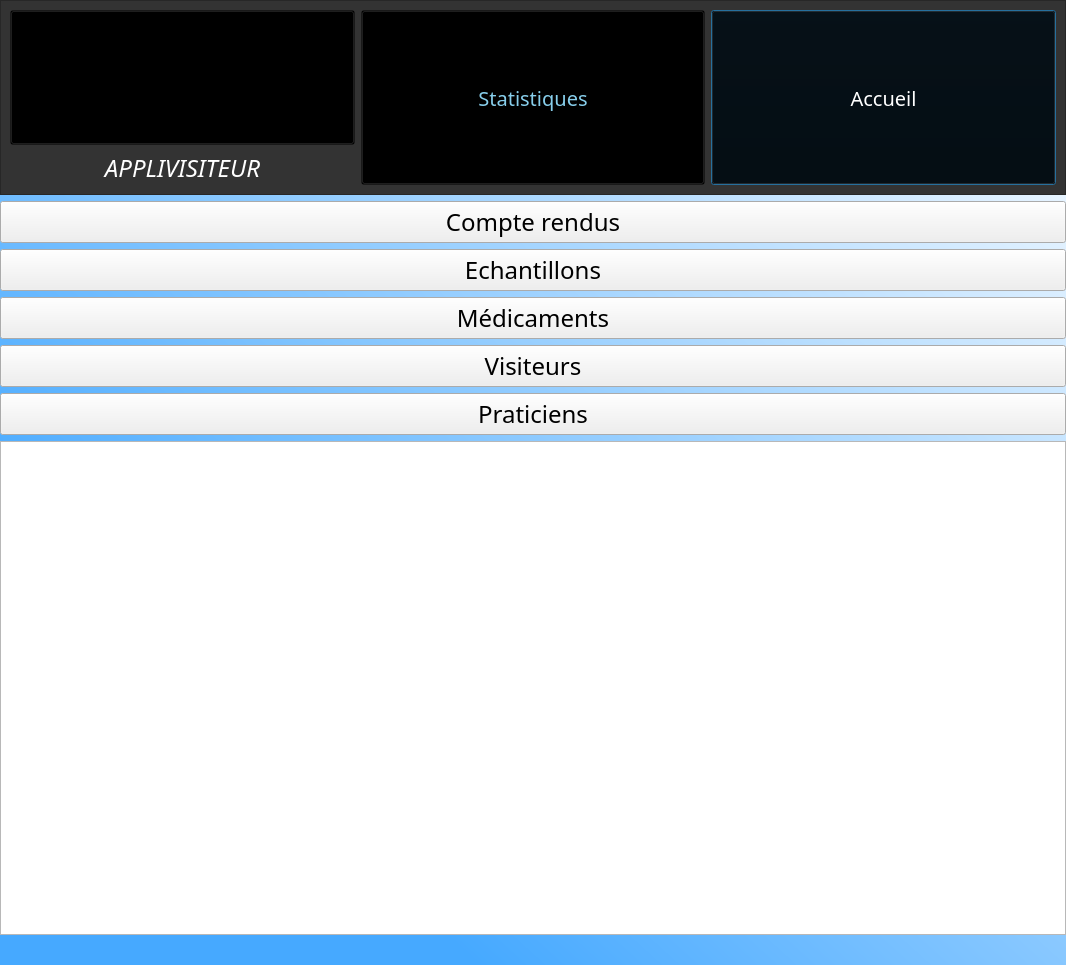
<?xml version="1.0" encoding="UTF-8"?>
<ui version="4.0">
 <class>Dialog</class>
 <widget class="QDialog" name="Dialog">
  <property name="geometry">
   <rect>
    <x>0</x>
    <y>0</y>
    <width>1066</width>
    <height>965</height>
   </rect>
  </property>
  <property name="windowTitle">
   <string>Dialog</string>
  </property>
  <property name="styleSheet">
   <string notr="true">*{
font-family: century gothic;
font-size: 24px;
}

QDialog
{
background-color: qlineargradient(spread:pad, x1:0.221, y1:0.772909, x2:1, y2:0, stop:0 rgba(70, 169, 255, 255), stop:1 rgba(255, 255, 255, 255))
}

#NavBar
{
background-color: #333;
}

QLabel
{
color:white;
background: transparent;
font-family: Lemon Milk;
font-style: italic;
}

#AccueilBouton
{
background: transparent;
color: white;
font-style: normal;
font-size: 20px;
font-family: Lemon Milk;
}

#Logo
{
background: transparent;
}

#SaisieRapportBouton
{
background: transparent;
color: skyblue;
font-style: normal;
font-size: 20px;
font-family: Lemon Milk;
}

#selectionPraticiens{
background: white;
color: black;
border-radius: 10px;
}

#dateRapport{
background: white;
color: black;
border-radius: 10px;
}

#motif{
background: white;
color: black;
border-radius: 10px;
}

#bilan{
background: white;
color: black;
border-radius: 10px;
}

#selectionMedicamentNom{
background: white;
color: black;
border-radius: 10px;
}

#selectionMedicamentQuantite{
background: white;
color: black;
border-radius: 10px;
}

#boutonAjouterMedicament{
background: white;
color: black;
border-radius: 10px;
}

#tableauOffreMedicaments{
background: white;
color: black;
border-radius: 10px;
}

#NavBar
{
background-color: #333;
}

#PraticienLabel
{
color:black;
font-family: Lemon Milk;
font-style: normal;
}

#DateRapportLabel
{
color:black;
font-family: Lemon Milk;
font-style: normal;
}

#BilanLabel
{
color:black;
font-family: Lemon Milk;
font-style: normal;
}

#SelectionEchantillonsLabel
{
color:black;
font-family: Lemon Milk;
font-style: normal;
}

#boutonFormulaire
{
background:white;
color:black;
font-family: Lemon Milk;
font-style: normal;
}


#NombreEchantillonsLabel
{
color:black;
font-family: Lemon Milk;
font-style: normal;
}

#MotifLabel
{
color:black;
font-family: Lemon Milk;
font-style: normal;
}

#boutonFormulaire{
background: white;
color: black;
border-radius: 10px;
}

</string>
  </property>
  <layout class="QGridLayout" name="gridLayout">
   <property name="leftMargin">
    <number>0</number>
   </property>
   <property name="topMargin">
    <number>0</number>
   </property>
   <property name="rightMargin">
    <number>0</number>
   </property>
   <property name="bottomMargin">
    <number>0</number>
   </property>
   <item row="0" column="0">
    <layout class="QVBoxLayout" name="tout">
     <item>
      <widget class="QFrame" name="NavBar">
       <property name="sizePolicy">
        <sizepolicy hsizetype="Preferred" vsizetype="Minimum">
         <horstretch>0</horstretch>
         <verstretch>0</verstretch>
        </sizepolicy>
       </property>
       <property name="frameShape">
        <enum>QFrame::StyledPanel</enum>
       </property>
       <property name="frameShadow">
        <enum>QFrame::Raised</enum>
       </property>
       <layout class="QHBoxLayout" name="horizontalLayout">
        <item>
         <layout class="QVBoxLayout" name="verticalLayout_2">
          <property name="sizeConstraint">
           <enum>QLayout::SetMinimumSize</enum>
          </property>
          <item>
           <widget class="QToolButton" name="Logo">
            <property name="enabled">
             <bool>true</bool>
            </property>
            <property name="sizePolicy">
             <sizepolicy hsizetype="Preferred" vsizetype="Minimum">
              <horstretch>0</horstretch>
              <verstretch>0</verstretch>
             </sizepolicy>
            </property>
            <property name="text">
             <string/>
            </property>
            <property name="icon">
             <iconset>
              <normaloff>qrc/image/logogsb.png</normaloff>qrc/image/logogsb.png</iconset>
            </property>
            <property name="iconSize">
             <size>
              <width>128</width>
              <height>128</height>
             </size>
            </property>
            <property name="toolButtonStyle">
             <enum>Qt::ToolButtonIconOnly</enum>
            </property>
           </widget>
          </item>
          <item>
           <widget class="QLabel" name="LogoNom">
            <property name="sizePolicy">
             <sizepolicy hsizetype="Preferred" vsizetype="Minimum">
              <horstretch>0</horstretch>
              <verstretch>0</verstretch>
             </sizepolicy>
            </property>
            <property name="text">
             <string>APPLIVISITEUR</string>
            </property>
            <property name="alignment">
             <set>Qt::AlignCenter</set>
            </property>
           </widget>
          </item>
         </layout>
        </item>
        <item>
         <widget class="QPushButton" name="SaisieRapportBouton">
          <property name="enabled">
           <bool>true</bool>
          </property>
          <property name="sizePolicy">
           <sizepolicy hsizetype="Minimum" vsizetype="Minimum">
            <horstretch>0</horstretch>
            <verstretch>0</verstretch>
           </sizepolicy>
          </property>
          <property name="mouseTracking">
           <bool>false</bool>
          </property>
          <property name="text">
           <string>Statistiques</string>
          </property>
          <property name="checkable">
           <bool>false</bool>
          </property>
          <property name="autoDefault">
           <bool>false</bool>
          </property>
         </widget>
        </item>
        <item>
         <widget class="QPushButton" name="AccueilBouton">
          <property name="sizePolicy">
           <sizepolicy hsizetype="Minimum" vsizetype="Minimum">
            <horstretch>0</horstretch>
            <verstretch>0</verstretch>
           </sizepolicy>
          </property>
          <property name="mouseTracking">
           <bool>false</bool>
          </property>
          <property name="text">
           <string>Accueil</string>
          </property>
         </widget>
        </item>
       </layout>
      </widget>
     </item>
     <item>
      <layout class="QHBoxLayout" name="horizontalLayout_2">
       <item>
        <layout class="QVBoxLayout" name="verticalLayout">
         <item>
          <layout class="QGridLayout" name="gridLayout_2">
           <item row="2" column="0">
            <widget class="QPushButton" name="medicaments">
             <property name="text">
              <string>Médicaments</string>
             </property>
            </widget>
           </item>
           <item row="0" column="0">
            <widget class="QPushButton" name="CR">
             <property name="text">
              <string>Compte rendus</string>
             </property>
            </widget>
           </item>
           <item row="3" column="0">
            <widget class="QPushButton" name="Visiteurs">
             <property name="text">
              <string>Visiteurs</string>
             </property>
            </widget>
           </item>
           <item row="1" column="0">
            <widget class="QPushButton" name="echantillons">
             <property name="text">
              <string>Echantillons</string>
             </property>
            </widget>
           </item>
           <item row="4" column="0">
            <widget class="QPushButton" name="Praticiens">
             <property name="text">
              <string>Praticiens</string>
             </property>
            </widget>
           </item>
          </layout>
         </item>
         <item>
          <layout class="QGridLayout" name="gridLayout_4">
           <item row="5" column="0" colspan="2">
            <widget class="QTableWidget" name="TableauStats">
             <property name="columnCount">
              <number>0</number>
             </property>
            </widget>
           </item>
          </layout>
         </item>
         <item>
          <spacer name="verticalSpacer_5">
           <property name="orientation">
            <enum>Qt::Vertical</enum>
           </property>
           <property name="sizeType">
            <enum>QSizePolicy::Fixed</enum>
           </property>
           <property name="sizeHint" stdset="0">
            <size>
             <width>20</width>
             <height>15</height>
            </size>
           </property>
          </spacer>
         </item>
         <item>
          <spacer name="verticalSpacer_6">
           <property name="orientation">
            <enum>Qt::Vertical</enum>
           </property>
           <property name="sizeType">
            <enum>QSizePolicy::Fixed</enum>
           </property>
           <property name="sizeHint" stdset="0">
            <size>
             <width>20</width>
             <height>15</height>
            </size>
           </property>
          </spacer>
         </item>
        </layout>
       </item>
      </layout>
     </item>
    </layout>
   </item>
  </layout>
 </widget>
 <resources/>
 <connections/>
</ui>
